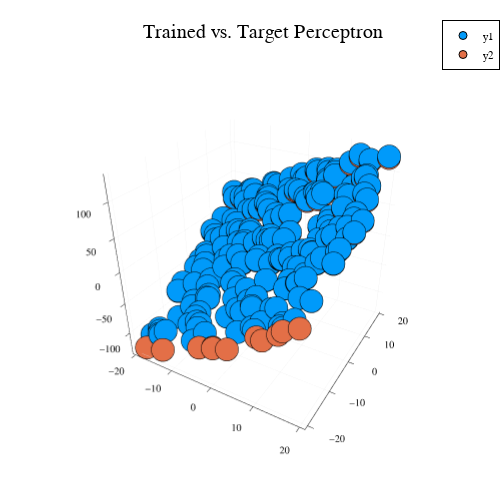

The cell this chart's notebook holds for it:
### Code cell
# Scatter plot of each
println("Number of iterations: ", num_iterations)
println("Loss: ", losses[end])
println("WITH LEARNED learning policy")
Plots.scatter(x[2,:], x[3,:], predict(percep, x))
Plots.scatter!(x[2,:], x[3,:], predict(target, x))
Plots.title!("Trained vs. Target Perceptron")

### Figure 1 — Plotly figure (JSON) as saved in the notebook; plotly's stock layout.template omitted (floating-point values rounded to 4 significant figures; data arrays with more than 128 entries replaced by an {"elided": "..."} marker saying what was removed)
{"data": [{"colorbar": {"title": ""}, "legendgroup": "y1", "marker": {"color": "rgba(0, 154, 250, 1.000)", "line": {"color": "rgba(0, 0, 0, 1.000)", "width": 1}, "size": 8, "symbol": "circle"}, "mode": "markers", "name": "y1", "scene": "scene", "showlegend": true, "type": "scatter3d", "x": {"elided": "200 float values"}, "xaxis": "x", "y": {"elided": "200 float values"}, "yaxis": "y", "z": {"elided": "200 float values"}, "zaxis": "z", "zmax": null, "zmin": null}, {"colorbar": {"title": ""}, "legendgroup": "y2", "marker": {"color": "rgba(227, 111, 71, 1.000)", "line": {"color": "rgba(0, 0, 0, 1.000)", "width": 1}, "size": 8, "symbol": "circle"}, "mode": "markers", "name": "y2", "scene": "scene", "showlegend": true, "type": "scatter3d", "x": {"elided": "200 float values"}, "xaxis": "x", "y": {"elided": "200 float values"}, "yaxis": "y", "z": {"elided": "200 float values"}, "zaxis": "z", "zmax": null, "zmin": null}], "layout": {"annotations": [{"font": {"color": "rgba(0, 0, 0, 1.000)", "family": "sans-serif", "size": 20}, "rotation": 0, "showarrow": false, "text": "Trained vs. Target Perceptron", "x": 0.5267, "xanchor": "center", "xref": "paper", "y": 1, "yanchor": "top", "yref": "paper"}], "height": 500, "legend": {"bgcolor": "rgba(255, 255, 255, 1.000)", "bordercolor": "rgba(0, 0, 0, 1.000)", "borderwidth": 1, "font": {"color": "rgba(0, 0, 0, 1.000)", "family": "sans-serif", "size": 11}, "tracegroupgap": 0, "traceorder": "normal", "x": 1, "xanchor": "auto", "y": 1, "yanchor": "auto"}, "margin": {"b": 20, "l": 0, "r": 0, "t": 20}, "paper_bgcolor": "rgba(255, 255, 255, 1.000)", "plot_bgcolor": "rgba(255, 255, 255, 1.000)", "scene": {"camera": {"eye": {"x": 1.126, "y": -1.95, "z": 1.3}}, "domain": {"x": [0.06121, 0.9921], "y": [0.0301, 0.9532]}, "xaxis": {"gridcolor": "rgba(0, 0, 0, 0.100)", "gridwidth": 0.5, "linecolor": "rgba(0, 0, 0, 1.000)", "mirror": false, "range": [-20.71, 21.14], "showgrid": true, "showline": true, "showticklabels": true, "tickangle": 0, "tickcolor": "rgb(0, 0, 0)", "tickfont": {"color": "rgba(0, 0, 0, 1.000)", "family": "sans-serif", "size": 11}, "tickmode": "array", "ticks": "inside", "ticktext": ["−20", "−10", "0", "10", "20"], "tickvals": [-20, -10, 0, 10, 20], "title": "", "titlefont": {"color": "rgba(0, 0, 0, 1.000)", "family": "sans-serif", "size": 15}, "type": "-", "visible": true, "zeroline": false, "zerolinecolor": "rgba(0, 0, 0, 1.000)"}, "yaxis": {"gridcolor": "rgba(0, 0, 0, 0.100)", "gridwidth": 0.5, "linecolor": "rgba(0, 0, 0, 1.000)", "mirror": false, "range": [-21.04, 20.66], "showgrid": true, "showline": true, "showticklabels": true, "tickangle": 0, "tickcolor": "rgb(0, 0, 0)", "tickfont": {"color": "rgba(0, 0, 0, 1.000)", "family": "sans-serif", "size": 11}, "tickmode": "array", "ticks": "inside", "ticktext": ["−20", "−10", "0", "10", "20"], "tickvals": [-20, -10, 0, 10, 20], "title": "", "titlefont": {"color": "rgba(0, 0, 0, 1.000)", "family": "sans-serif", "size": 15}, "type": "-", "visible": true, "zeroline": false, "zerolinecolor": "rgba(0, 0, 0, 1.000)"}, "zaxis": {"gridcolor": "rgba(0, 0, 0, 0.100)", "gridwidth": 0.5, "linecolor": "rgba(0, 0, 0, 1.000)", "mirror": false, "range": [-137.6, 136.0], "showgrid": true, "showline": true, "showticklabels": true, "tickangle": 0, "tickcolor": "rgb(0, 0, 0)", "tickfont": {"color": "rgba(0, 0, 0, 1.000)", "family": "sans-serif", "size": 11}, "tickmode": "array", "ticks": "inside", "ticktext": ["−100", "−50", "0", "50", "100"], "tickvals": [-100, -50, 0, 50, 100], "title": "", "titlefont": {"color": "rgba(0, 0, 0, 1.000)", "family": "sans-serif", "size": 15}, "type": "-", "visible": true, "zeroline": false, "zerolinecolor": "rgba(0, 0, 0, 1.000)"}}, "showlegend": true, "width": 500}}
